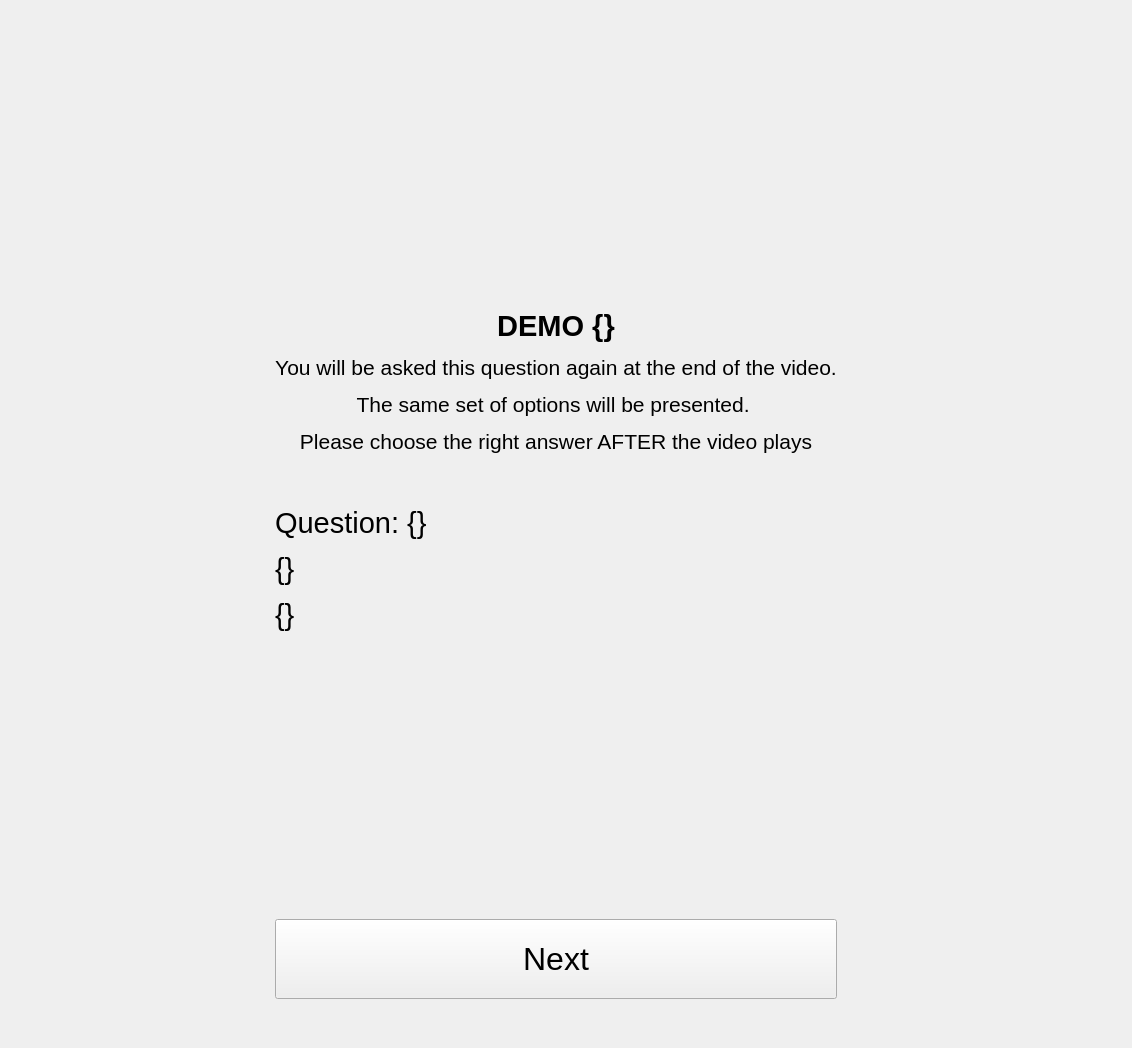
<?xml version="1.0" encoding="UTF-8"?>
<ui version="4.0">
 <class>MainWindow</class>
 <widget class="QMainWindow" name="MainWindow">
  <property name="geometry">
   <rect>
    <x>0</x>
    <y>0</y>
    <width>1132</width>
    <height>1048</height>
   </rect>
  </property>
  <property name="windowTitle">
   <string>MainWindow</string>
  </property>
  <widget class="QWidget" name="centralwidget">
   <layout class="QGridLayout" name="gridLayout">
    <item row="1" column="2">
     <spacer name="verticalSpacer">
      <property name="orientation">
       <enum>Qt::Vertical</enum>
      </property>
      <property name="sizeType">
       <enum>QSizePolicy::Fixed</enum>
      </property>
      <property name="sizeHint" stdset="0">
       <size>
        <width>20</width>
        <height>40</height>
       </size>
      </property>
     </spacer>
    </item>
    <item row="0" column="0">
     <layout class="QGridLayout" name="gridLayout_3">
      <item row="0" column="1">
       <spacer name="verticalSpacer_3">
        <property name="orientation">
         <enum>Qt::Vertical</enum>
        </property>
        <property name="sizeType">
         <enum>QSizePolicy::Fixed</enum>
        </property>
        <property name="sizeHint" stdset="0">
         <size>
          <width>20</width>
          <height>20</height>
         </size>
        </property>
       </spacer>
      </item>
      <item row="3" column="1">
       <layout class="QGridLayout" name="gridLayout_2">
        <item row="1" column="0">
         <widget class="QPushButton" name="nextButton">
          <property name="minimumSize">
           <size>
            <width>150</width>
            <height>80</height>
           </size>
          </property>
          <property name="font">
           <font>
            <family>Arial</family>
            <pointsize>24</pointsize>
           </font>
          </property>
          <property name="text">
           <string>Next</string>
          </property>
         </widget>
        </item>
       </layout>
      </item>
      <item row="0" column="2">
       <spacer name="horizontalSpacer_2">
        <property name="orientation">
         <enum>Qt::Horizontal</enum>
        </property>
        <property name="sizeHint" stdset="0">
         <size>
          <width>40</width>
          <height>20</height>
         </size>
        </property>
       </spacer>
      </item>
      <item row="2" column="1">
       <widget class="QLabel" name="question">
        <property name="text">
         <string>&lt;html&gt;&lt;head/&gt;&lt;body&gt;&lt;p align=&quot;center&quot;&gt;&lt;span style=&quot; font-family:'Arial'; font-size:22pt; font-weight:600;&quot;&gt;DEMO {}&lt;/span&gt;&lt;/p&gt;&lt;p align=&quot;center&quot;&gt;&lt;span style=&quot; font-family:'Arial'; font-size:16pt;&quot;&gt;You will be asked this question again at the end of the video.&lt;/span&gt;&lt;/p&gt;&lt;p align=&quot;center&quot;&gt;&lt;span style=&quot; font-family:'Arial'; font-size:16pt;&quot;&gt;The same set of options will be presented. &lt;/span&gt;&lt;/p&gt;&lt;p align=&quot;center&quot;&gt;&lt;span style=&quot; font-family:'Arial'; font-size:16pt;&quot;&gt;Please choose the right answer AFTER the video plays&lt;/span&gt;&lt;/p&gt;&lt;p align=&quot;center&quot;&gt;&lt;br/&gt;&lt;/p&gt;&lt;p&gt;&lt;span style=&quot; font-family:'Arial'; font-size:22pt;&quot;&gt;Question: {}&lt;/span&gt;&lt;/p&gt;&lt;p&gt;&lt;span style=&quot; font-family:'Arial'; font-size:22pt;&quot;&gt;{}&lt;/span&gt;&lt;/p&gt;&lt;p&gt;&lt;span style=&quot; font-family:'Arial'; font-size:22pt;&quot;&gt;{}&lt;/span&gt;&lt;/p&gt;&lt;/body&gt;&lt;/html&gt;</string>
        </property>
       </widget>
      </item>
      <item row="2" column="0">
       <spacer name="horizontalSpacer">
        <property name="orientation">
         <enum>Qt::Horizontal</enum>
        </property>
        <property name="sizeHint" stdset="0">
         <size>
          <width>40</width>
          <height>20</height>
         </size>
        </property>
       </spacer>
      </item>
     </layout>
    </item>
   </layout>
  </widget>
 </widget>
 <resources/>
 <connections/>
</ui>
